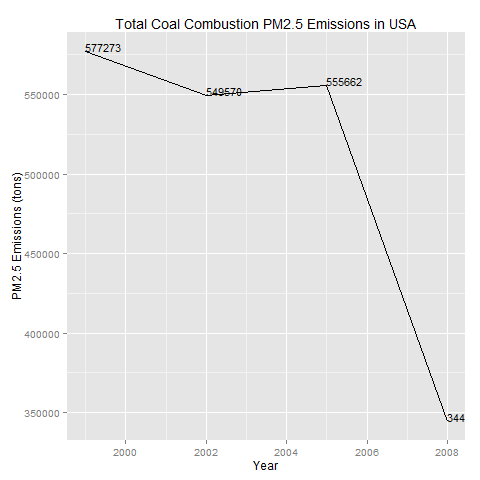

Generate this figure with R:
library(dplyr)
library(ggplot2)

# Read in the PM2.5 pollution data
source("..\\2. Code\\ReadData.r")

# Plot 4
coalPolution = polData %>% filter(grepl("Fuel Comb",EI.Sector), grepl("Coal",EI.Sector) | grepl("Coal",SCC.Level.Three) | grepl("Coal",SCC.Level.Four)) %>% group_by(year) %>% summarise(Emissions = sum(Emissions)) %>% arrange(year)
#temp = distinct(select(polData,EI.Sector,SCC.Level.Three,SCC.Level.Four))
png("plot4.png")
qplot(year, Emissions, data=coalPolution, geom="line",xlab="Year",ylab="PM2.5 Emissions (tons)", main="Total Coal Combustion PM2.5 Emissions in USA") + 
  geom_text(aes(label=round(Emissions,0)), size=4, hjust=0, vjust=0)
dev.off()
